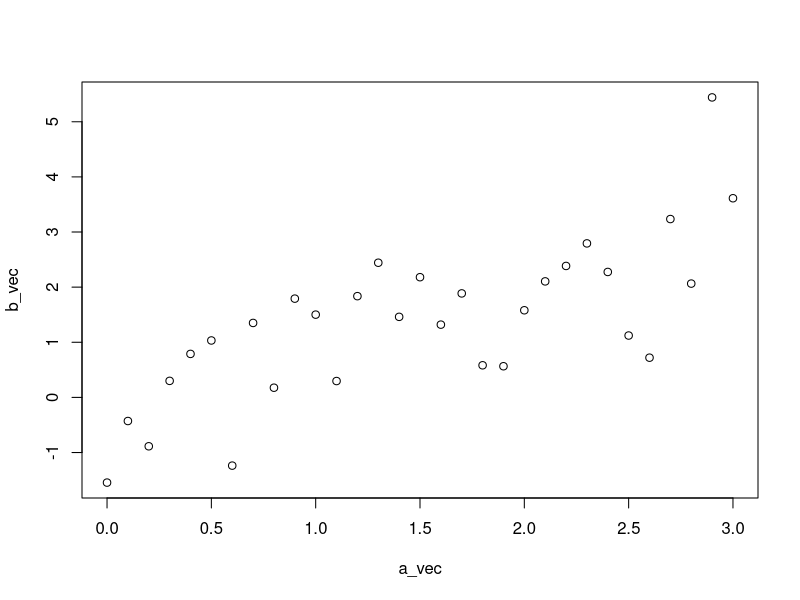
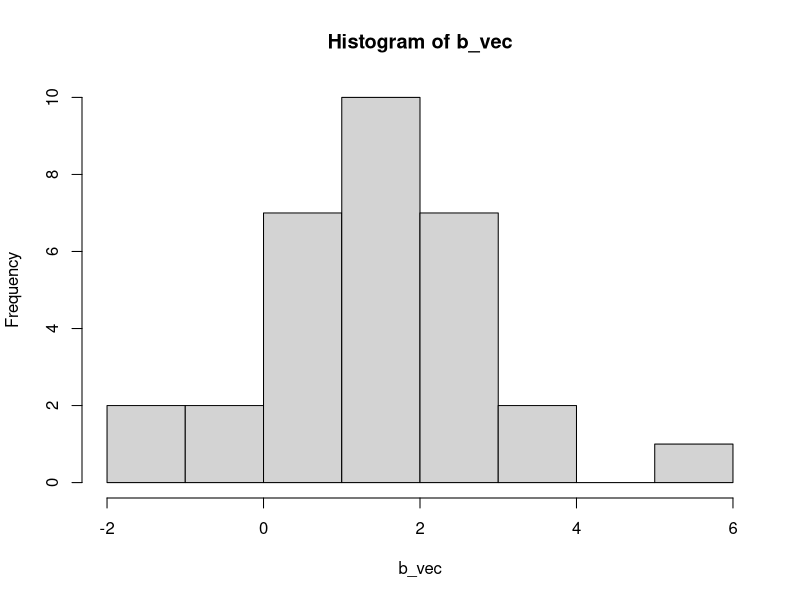
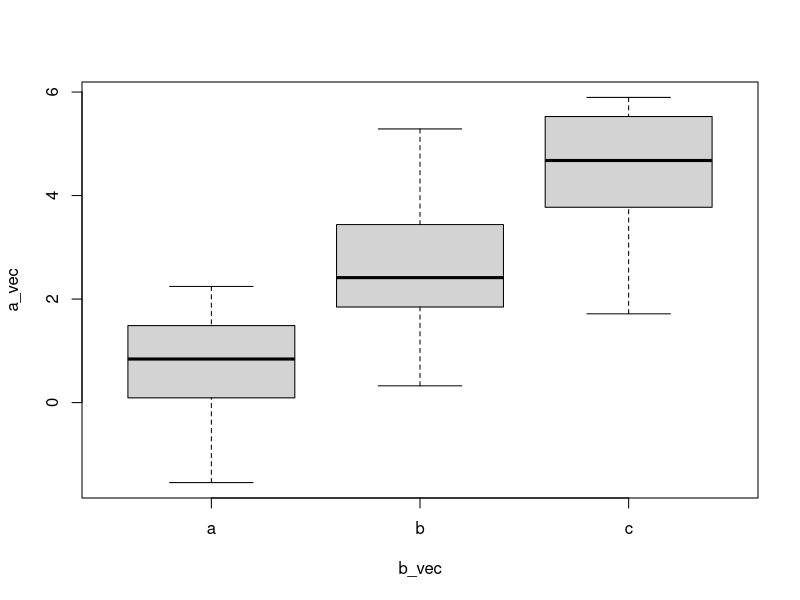

These charts were generated, in order, by the following R code: (Note: this script raises an error after producing the figures.)
####################################
# Lab 03
####################################

##### 1. Plotting

### 1.1 
rm(list=ls());
set.seed(2015);
# Recap: plot()
a_vec = seq(from=0, to=3, by=0.1);
b_vec = a_vec + rnorm(length(a_vec));
plot(b_vec~a_vec);

### 1.2
# Recap: hist()
# continued from the previous example...
hist(b_vec);

### 1.3
# Recap: boxplot();
rm(list=ls());
set.seed(2015);
# 3 groups of data, each group contains 20 random numbers
groupsize = 20; ngroup = 3;
a_vec = rnorm(ngroup*groupsize); a_vec = a_vec + seq(from=0, to=5, length.out=length(a_vec));
b_vec = as.factor( rep(letters[1:ngroup], rep(groupsize, ngroup)) );
# side-by-side group-wise boxplots
test_data_frame = data.frame(a_vec, b_vec);
boxplot( with(test_data_frame, a_vec ~ b_vec) );



### 2.1
# par(mfrow=...)
# Open a new screen.
x11(); # Not applicable under commandline
# Split screen
par(mfrow = c(2, 1));
# Plot 1
plot(rnorm(1000));
# Plot 2
qqnorm(runif(1000));
#
# When we're done...
dev.off();

### 2.2
# layout(splitmatrix)
x11();
# Prepare the split matrix
SplitMat = array(0, c(5, 5));
SplitMat[1:3, 1:3] = 1;
SplitMat[4:5, 1:3] = 2; SplitMat[1:3, 4:5] = 3;
SplitMat[4:5, 4:5] = 4;
# Split the screen
layout(SplitMat, 2, 2);
layout.show(4); # just to confirm, not required
# Plots
set.seed(2015);
plot(rnorm(1000));
qqnorm(runif(1000));
qqnorm(rt(1000, df=3));
hist(rnorm(1000));
#
# When we're done:
dev.off(); # or click to close the window



### 3.1
# Prepare an integer multiply chart within 100
x_mat = (1:10) %*% t(rep(1, 10));
y_mat = t(x_mat);
z_mat = x_mat*y_mat;
# Contour plot
contour(z_mat);

### 3.2
# Continuing the last example
require(lattice);
print(levelplot(z_mat));

### 3.3
# Continuing the last example
image(z_mat);

### 4.1
# Illustrate the update track of one light bulb
# Prepare data
set.seed(20151001);
p = 0.10; q = 0.05;
nround = 50;
UpdateTrack = integer(nround);
UpdateTrack[1] = 1;
for(i in 2:nround){
  if(UpdateTrack[i-1]==0){
    UpdateTrack[i] = rbinom(1, 1, p);
  } else{
    UpdateTrack[i] = rbinom(1, 1, 1-q);
  }
}
# Plot
plot(UpdateTrack,
    type='o', lty=3, pch=25, col='blue',
    xlim=c(-1, 52), ylim=c(-0.2, 1.3),
    main=paste('Light bulb status update within ', nround, ' rounds', sep=''), sub='An on-off process illustration', xlab='Index', ylab='Status',
    cex.lab=1.5, cex.main=1.25, cex.sub=1.25, col.lab='darkgreen',
    axes=FALSE, # to be specified later
    )
axis(1, at=c(1, 25, 50), cex.axis=1.5);
axis(2, at=c(0, 1), cex.axis=1.5);
box();



### 5.1
# Continuing the last example
Points_x = c(13,15,17,30,31,39);
Points_y = c(0.3, 0.4, 0.5, 0.6, 0.7, 0.8);
points(Points_x, Points_y, type='o', col='magenta');

### 5.2
# Continuing the last example
abline(0.2, 0.5/nround, lty=2, col='red');

### 5.3
# Continuing the last example
legend('topright', c('LightBulb 1'), lty=3, pch=25, col=c('blue'));



##### EXERCISES
# 1
# Run the following preparatory code
x_mat = (1:10) %*% t(rep(1, 10));
y_mat = t(x_mat);
z_mat = x_mat*y_mat;
# Question 1: draw a contour plot, in which axes do not display.

# 2
# Run the following preparatory code
# Fancied yearly income of three households in a small neighborhood of rich people in million dollars
Curve_A = c(0.30, 0.50, 0.70, 0.80, 0.90);
Curve_B = c(0.25, 0.45, 0.65, 0.75, 0.75);
Curve_C = c(0.35, 0.40, 0.60, 0.90, 1.00);
Year    = c(1970, 1980, 1990, 2000, 2010);
Curves  = cbind(Curve_A, Curve_B, Curve_C);
# Now I draw a raw plot containing multiple curves as follows
matplot(x=Year, y=Curves, type='b');
# Question 2: refine or modify the plot in the following perspectives:
# a. Use symbolic markers for three curves rather than the current '1', '2' and '3'.
# b. Unify the line types of all three curves to solid lines.
# c. Change the colors Curves A, B and C to purple, cyan and blue respectively.
# d. Add a legend at the top-left corner, which should present correct curve names, line types and line colors.

# 3
# We shall use the airquality data. You can run
?airquality
# To check its background, and to see which variables are available, run
names(airquality)
# Here, to simplify the exercise, remove all rows with missing values(should be careful if in real world data analysis!)
# Question 3.1: Remove all rows with missing values and store the result in `airquality.cleaned'
# Question 3.2: Then draw a side-by-side boxplot to obtain a very rough summary of ozone levels in different months. Add axes and main title using title(). You can do:
# first, plot(...) or boxplot(...) or ...
# then, title(...), to add title and axis labels
?title # check the documentation of title()
# Question 3.3: Compute the mean levels of Ozone, Solar.R, Wind and Temp in each month. You can write a for-loop here. Then plot each of them respectively versus time(month, from May to September), thus generating four plots. Set type='o' and write main titles. No need to further refine these plots. Put them in one single figure by splitting the screen. Practice saving your plots to a pdf file by coding(do not right-click-and-save).
# These commands may come handy
?dim
?unique



##### 2. LLNo's and CLT

### 2.1
### Illustrations of SLLNo's and WLLNo's
set.seed(2015);
nsamples = 250; samplesize = 20000;
# Generate data
BigRVMatrix = matrix(runif(nsamples*samplesize, min=-1, max=1), c(nsamples, samplesize));
# Compute sample means at different sample sizes
samplesizevector = seq(from=nsamples, to=samplesize, by=nsamples);
SampleMeans = array(0, c(nsamples, length(samplesizevector)));
for(i in 1:length(samplesizevector)){
  SampleMeans[, i] = apply(BigRVMatrix[, 1:samplesizevector[i]], 1, mean);
}
# SLLNo's
matplot(x=samplesizevector, y=t(SampleMeans), type='l', lty=1, col=1);
# WLLNo's
WLLN = function(SampleMeans, epsilon){
  Deviations = abs(SampleMeans);
  largedeviationproportion = as.vector( apply(Deviations, 2, function(y) mean(y>epsilon) ) );
  return(largedeviationproportion);
}
plot(x=samplesizevector, y=WLLN(SampleMeans, 0.005), type='o');



### 2.2
### Illustration of CLT
# For completeness here we copy part of the code from ### 2.1
set.seed(2015);
nsamples = 250; samplesize = 20000;
samplesizevector = c( round(0.03*samplesize), round(0.1*samplesize), round(0.3*samplesize), samplesize );

# Generate data: Unif(0,1) distribution
BigRVMatrix_unif = matrix(runif(nsamples*samplesize, min=-1, max=1), c(nsamples, samplesize));
#BigRVMatrix_unif = sign(BigRVMatrix_unif) * sqrt(sqrt(abs(BigRVMatrix_unif)));
# Compute sample means at different sample sizes
SampleMeans_unif = array(0, c(nsamples, length(samplesizevector)));
for(i in 1:length(samplesizevector)){
  SampleMeans_unif[, i] = apply(BigRVMatrix_unif[, 1:samplesizevector[i]], 1, mean);
}

# Generate data: N(0,1) distribution
BigRVMatrix_normal = matrix(rnorm(nsamples*samplesize), c(nsamples, samplesize));
# Compute sample means at different sample sizes
SampleMeans_normal = array(0, c(nsamples, length(samplesizevector)));
for(i in 1:length(samplesizevector)){
  SampleMeans_normal[, i] = apply(BigRVMatrix_normal[, 1:samplesizevector[i]], 1, mean);
}

# CLT for both
pdf('CLT.pdf');
# page 1
par(mfrow=c(2, 2));
hist(SampleMeans_unif[, 1]*sqrt(12), xlim=c(-0.1, 0.1));
hist(SampleMeans_unif[, 2]*sqrt(12), xlim=c(-0.1, 0.1));
hist(SampleMeans_normal[, 1], xlim=c(-0.1, 0.1));
hist(SampleMeans_normal[, 2], xlim=c(-0.1, 0.1));
# page 2
par(mfrow=c(2, 2));
hist(SampleMeans_unif[, 3]*sqrt(12), xlim=c(-0.1, 0.1));
hist(SampleMeans_unif[, 4]*sqrt(12), xlim=c(-0.1, 0.1));
hist(SampleMeans_normal[, 3], xlim=c(-0.1, 0.1));
hist(SampleMeans_normal[, 4], xlim=c(-0.1, 0.1));
dev.off();

